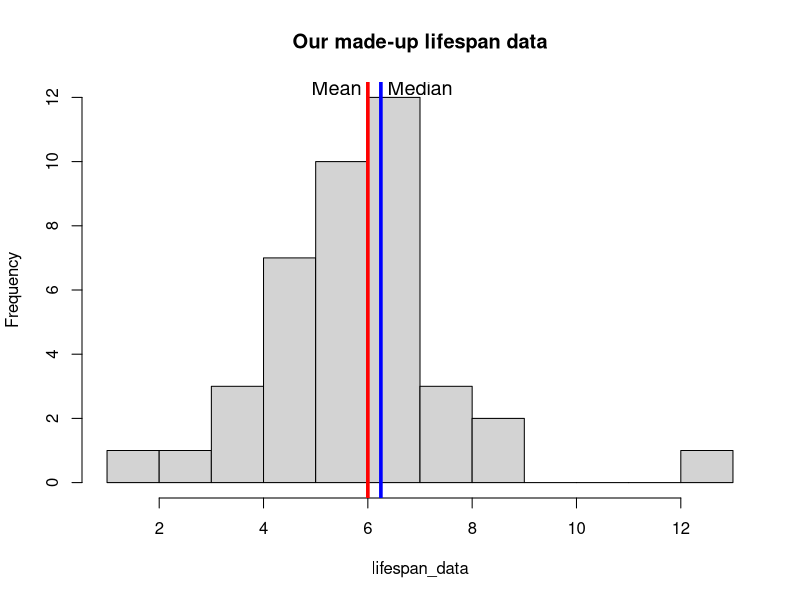

Reproduce this figure in R.
###CODEBLOCK 2###

# Create lifespan data (40 values; n = 40)
lifespan_data <- c(1,3,4,4,4,5,5,5,5,5,5,5,6,6,6,6,6,6,6,6,6,6,7,7,7,7,7,7,7,7,7,7,7,7,8,8,8,9,9,13)

# How many lifespan values?
print(paste0("How many lifespan values? ", length(lifespan_data)))

# Calculate mean lifespan (as the arithmetic mean)
print(paste0("Arithemtic mean lifespan: ", mean(lifespan_data)))

# Calculate median lifespan
print(paste0("Median lifespan: ", median(lifespan_data)))

# Maximum lifespan
print(paste0("Maximum lifespan: ", max(lifespan_data)))

# Plot
hist(lifespan_data, breaks = 15, main = "Our made-up lifespan data")
abline(v = mean(lifespan_data), col = "blue", lwd = 3.5, )
abline(v = median(lifespan_data), col = "red", lwd = 3.5)
text(5.4, 12.3, label = 'Mean', cex = 1.2)
text(7, 12.3, label = 'Median', cex = 1.2)

